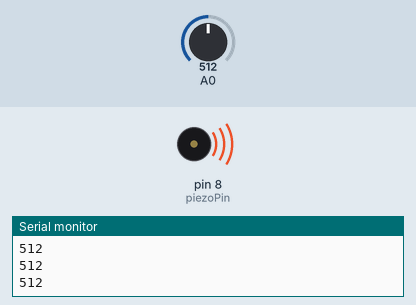
Recording of a sketch running on a simulated Arduino Uno, built with avr-gcc and run on an emulated ATmega328P. On the bench: buzzer (waves = sounding), the last lines printed to the serial monitor. The inputs (shaded band) are chosen by the test bench; at power-on: A0 = 512.

Above: at 1.2 s.
1.3 s: A0 set to 495
At 2.1 s:
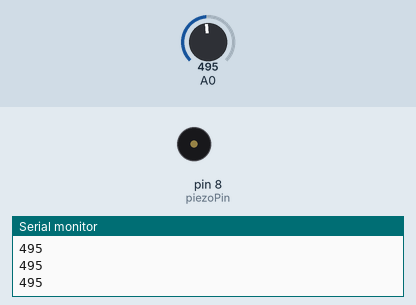
2.8 s: A0 set to 511
At 3.3 s:
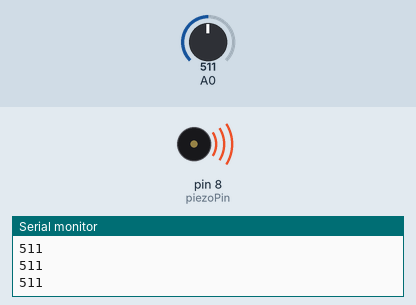
4.3 s: A0 set to 306
At 5.6 s:
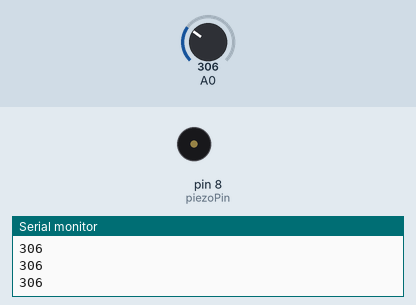
Timing chart, 0 to 7.3 s (numbered marks = the images above; inputs shaded):
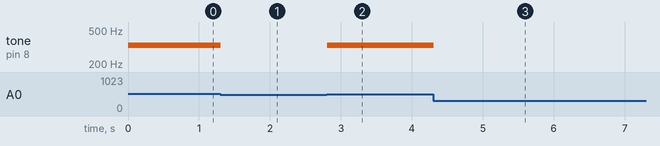

Measured:
- the behaviour switches between 505 and 504 on A0 (found by bisection; images 0 and 1)
- after the input at 1.3 s, tone on pin 8 (piezoPin): 330 Hz → silent at once
- after the input at 2.8 s, tone on pin 8 (piezoPin): silent → 330 Hz at once
- after the input at 4.3 s, tone on pin 8 (piezoPin): 330 Hz → silent at once

The sketch:

lesson7_thePiano.ino
```cpp
int notes[] = {262, 294, 330, 349};
const int piezoPin = 8;

void setup() {
  Serial.begin(9600);
}

void loop() {
  int keyVal = analogRead(A0);
  if (keyVal > 0) {
    Serial.println(keyVal);
  }

  if (keyVal == 1023) {
    tone(piezoPin, notes[0]);
  } else if ( keyVal >= 990 && keyVal <= 1010 ) {
    tone(piezoPin, notes[1]);
  } else if ( keyVal >= 505 && keyVal <= 515 ) {
    tone(piezoPin, notes[2]);
  } else if ( keyVal >= 5 && keyVal <= 10 ) {
    tone(piezoPin, notes[3]);
  }  else {
    noTone(piezoPin);
  }

}
```
